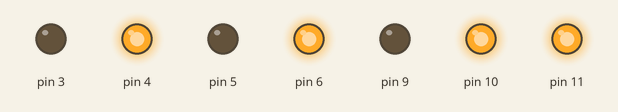
Simulated run of this sketch. Board: Arduino Uno, built with avr-gcc and run on an emulated ATmega328P. Shown: output pins drawn as LEDs (lit = HIGH).

Above: at 0.5 s.
At 1.2 s:
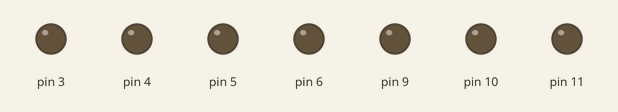
At 2.0 s:
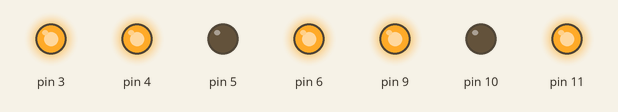
At 3.5 s:
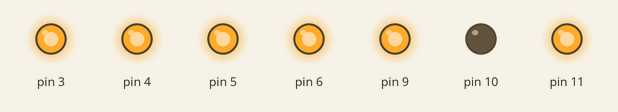
Timing chart, 0 to 5.9 s (numbered marks = the images above):
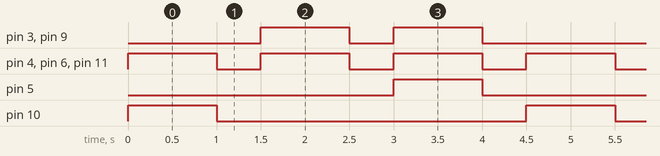

Measured:
- by itself, pin 3, pin 9: repeats every 4.5 s: LOW 0.50 s, HIGH 1.0 s, LOW 2.0 s, HIGH 1.0 s
- by itself, pin 4, pin 6, pin 11: alternates HIGH for 1.0 s and LOW for 0.50 s
- by itself, pin 5, pin 10: alternates HIGH for 1.0 s and LOW for 3.5 s

The sketch:

seven_segment_display_4_5_6_cycle.ino
```cpp
void setup() {
  pinMode(9, OUTPUT);   // a
  pinMode(10, OUTPUT);  // b
  pinMode(11, OUTPUT);  // c
  pinMode(5, OUTPUT);   // d
  pinMode(3, OUTPUT);   // e
  pinMode(6, OUTPUT);   // f
  pinMode(4, OUTPUT);   // g
}

void loop() {
  showDigit4();
  delay(1000);
  clearDisplay();
  delay(500);

  showDigit5();
  delay(1000);
  clearDisplay();
  delay(500);

  showDigit6();
  delay(1000);
  clearDisplay();
  delay(500);
}

void showDigit4() {
  digitalWrite(9, LOW);    // a OFF
  digitalWrite(10, HIGH);  // b ON
  digitalWrite(11, HIGH);  // c ON
  digitalWrite(5, LOW);    // d OFF
  digitalWrite(3, LOW);    // e OFF
  digitalWrite(6, HIGH);   // f ON
  digitalWrite(4, HIGH);   // g ON
}

void showDigit5() {
  digitalWrite(9, HIGH);   // a ON
  digitalWrite(10, LOW);   // b OFF
  digitalWrite(11, HIGH);  // c ON
  digitalWrite(5, LOW);   // d ON
  digitalWrite(3,HIGH);    // e OFF
  digitalWrite(6, HIGH);   // f ON
  digitalWrite(4, HIGH);   // g ON
}

void showDigit6() {
  digitalWrite(9, HIGH);   // a ON
  digitalWrite(10, LOW);   // b OFF
  digitalWrite(11, HIGH);  // c ON
  digitalWrite(5, HIGH);   // d ON
  digitalWrite(3, HIGH);   // e ON
  digitalWrite(6, HIGH);   // f ON
  digitalWrite(4, HIGH);   // g ON
}

void clearDisplay() {
  digitalWrite(9, LOW);
  digitalWrite(10, LOW);
  digitalWrite(11, LOW);
  digitalWrite(5, LOW);
  digitalWrite(3, LOW);
  digitalWrite(6, LOW);
  digitalWrite(4, LOW);
}
```
